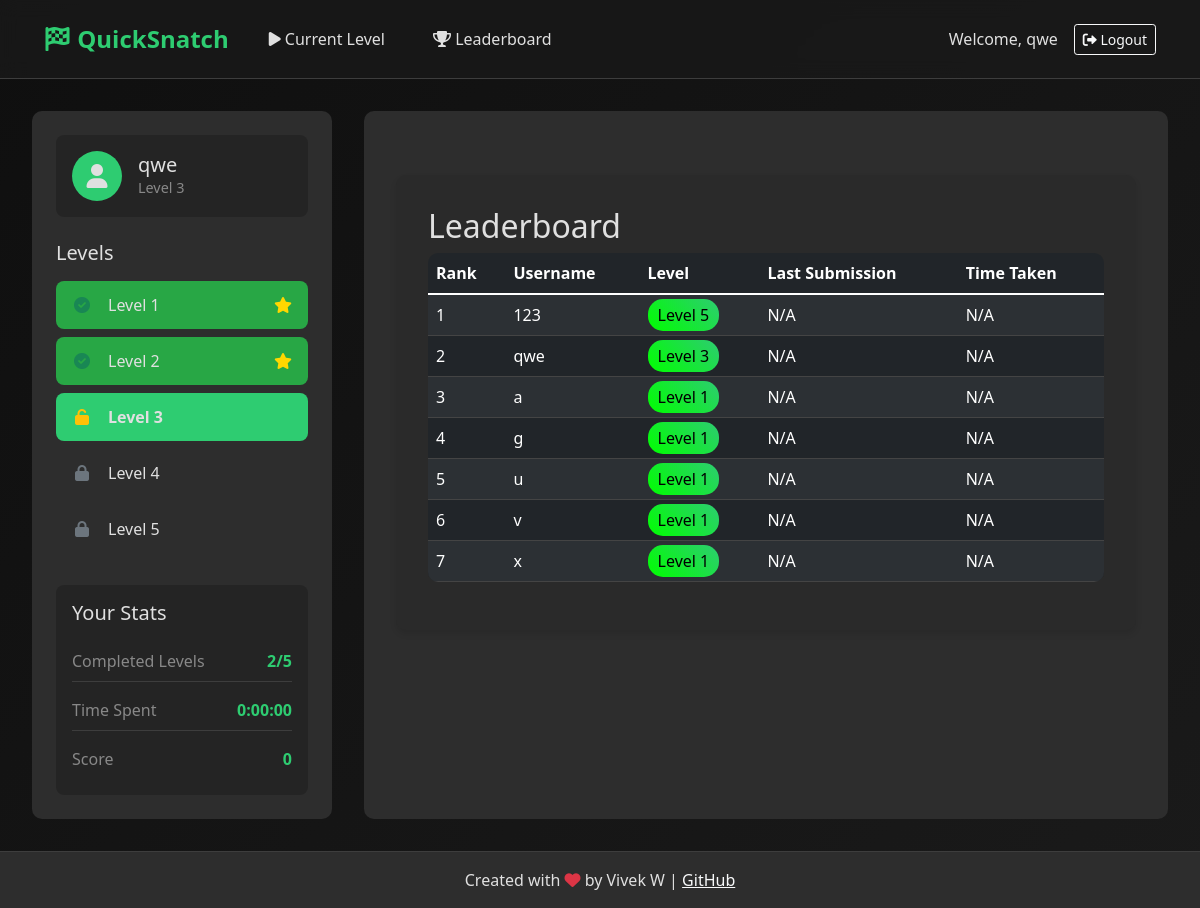
The page /leaderboard (signed in) on the database as committed earlier.
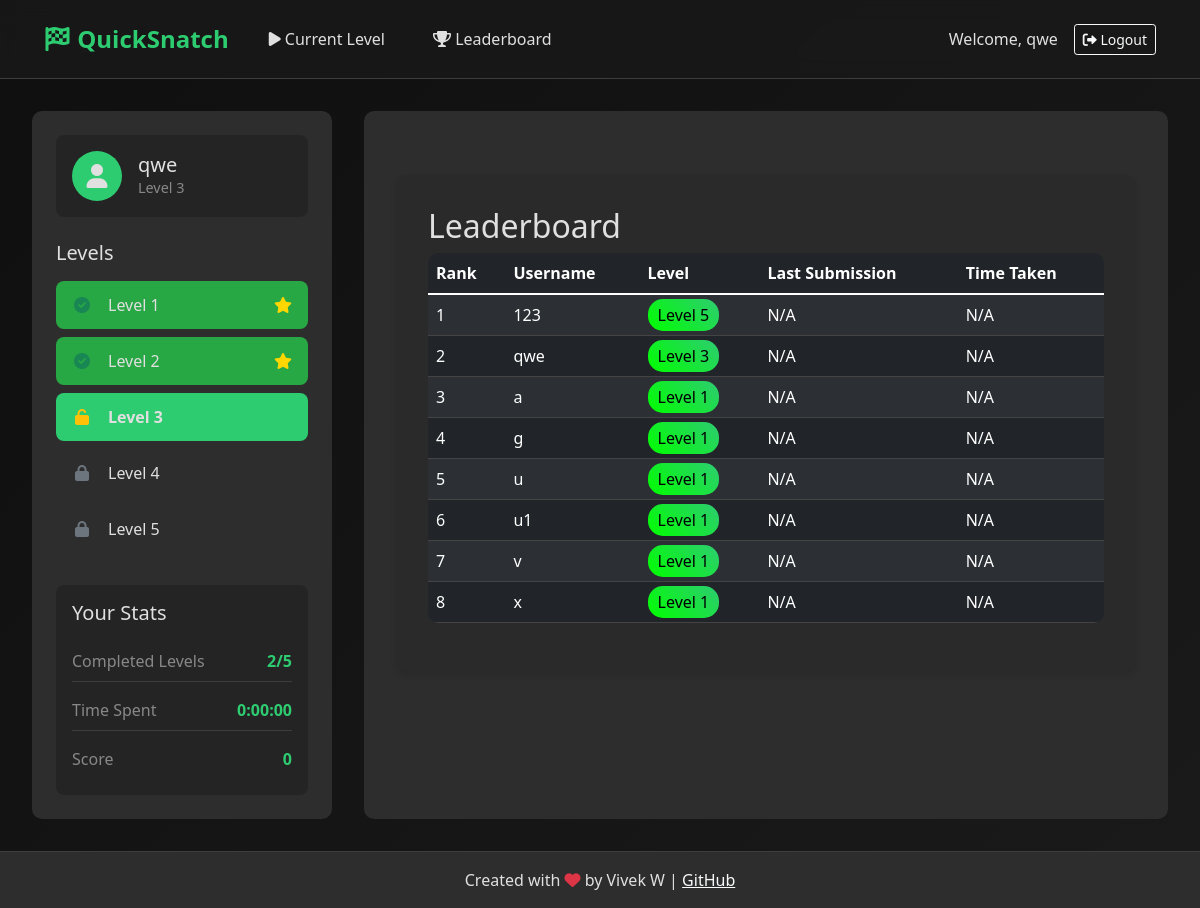
The same page on the database as committed later.
### app.py (models this page shows, shortened)
class User(UserMixin, db.Model):
    id = db.Column(db.Integer, primary_key=True)
    username = db.Column(db.String(80), unique=True, nullable=False)
    password = db.Column(db.String(120), nullable=False)
    current_level = db.Column(db.Integer, default=1)
    start_time = db.Column(db.DateTime, nullable=True)
    last_submission = db.Column(db.DateTime, nullable=True)
    level_times = db.relationship('LevelTime', backref='user', lazy=True)

### app.py (the view)
@app.route('/leaderboard')
@login_required
def leaderboard():
    users = User.query.order_by(User.current_level.desc(), User.username).all()
    return render_template('leaderboard.html', users=users)

### app.py (called while the page is built)
@login_manager.user_loader
def load_user(user_id):
    return User.query.get(int(user_id))

### templates/leaderboard.html
{% extends "base.html" %}
{% block content %}
<div class="challenge-card">
    <h2>Leaderboard</h2>
    <div class="table-responsive">
        <table class="table table-dark table-striped leaderboard-table">
            <thead>
                <tr>
                    <th>Rank</th>
                    <th>Username</th>
                    <th>Level</th>
                    <th>Last Submission</th>
                    <th>Time Taken</th>
                </tr>
            </thead>
            <tbody>
                {% for user in users %}
                <tr>
                    <td>{{ loop.index }}</td>
                    <td>{{ user.username }}</td>
                    <td>
                        <span class="badge-level">Level {{ user.current_level }}</span>
                    </td>
                    <td>{{ user.last_submission.strftime('%Y-%m-%d %H:%M:%S') if user.last_submission else 'N/A' }}</td>
                    <td>
                        {% if user.start_time and user.last_submission %}
                            {{ (user.last_submission - user.start_time).total_seconds()|int // 60 }} minutes
                        {% else %}
                            N/A
                        {% endif %}
                    </td>
                </tr>
                {% endfor %}
            </tbody>
        </table>
    </div>
</div>
{% endblock %}

### templates/base.html (shortened to what this page needs)
<!DOCTYPE html>
<html lang="en">
<head>
    <link href="https://cdn.jsdelivr.net/npm/bootstrap@5.1.3/dist/css/bootstrap.min.css" rel="stylesheet">
    <link href="https://cdnjs.cloudflare.com/ajax/libs/font-awesome/6.0.0/css/all.min.css" rel="stylesheet">
    <link href="{{ url_for('static', filename='css/style.css') }}" rel="stylesheet">
</head>
<body>
    <nav class="navbar navbar-expand-lg">
        <div class="container-fluid">
            <a class="navbar-brand" href="{{ url_for('index') }}"><i class="fas fa-flag-checkered"></i> QuickSnatch</a>
            <div class="collapse navbar-collapse" id="navbarNav">
                <ul class="navbar-nav me-auto">
                    {% if current_user.is_authenticated %}
                    <li class="nav-item">
                        <a class="nav-link" href="{{ url_for('level', level_number=current_user.current_level) }}"><i class="fas fa-play"></i> Current Level</a>
                    </li>
                    <li class="nav-item">
                        <a class="nav-link" href="{{ url_for('leaderboard') }}"><i class="fas fa-trophy"></i> Leaderboard</a>
                    </li>
                    {% endif %}
                </ul>
                <div class="d-flex align-items-center">
                    {% if current_user.is_authenticated %}
                        <span class="me-3">Welcome, {{ current_user.username }}</span>
                        <a href="{{ url_for('logout') }}" class="btn btn-outline-light btn-sm"><i class="fas fa-sign-out-alt"></i> Logout</a>
                    {% else %}
                        <a href="{{ url_for('login') }}" class="btn btn-outline-light btn-sm me-2"><i class="fas fa-sign-in-alt"></i> Login</a>
                        <a href="{{ url_for('register') }}" class="btn btn-primary btn-sm"><i class="fas fa-user-plus"></i> Register</a>
                    {% endif %}
                </div>
            </div>
        </div>
    </nav>
    <div class="main-container">
        {% if current_user.is_authenticated %}
        <div class="sidebar">
            <div class="user-profile">
                <div class="user-avatar">
                    <i class="fas fa-user"></i>
                </div>
                <div class="user-info">
                    <h5>{{ current_user.username }}</h5>
                    <p>Level {{ current_user.current_level }}</p>
                </div>
            </div>
            <h5 class="mb-3">Levels</h5>
            <ul class="level-nav">
                {% for i in range(1, 6) %}
                <li class="level-nav-item">
                    <a href="{{ url_for('level', level_number=i) }}"
                       class="level-nav-link {% if current_user.current_level == i %}active{% endif %} {% if i < current_user.current_level %}completed{% endif %}">
                        <span class="level-icon">
                            {% if i <= current_user.current_level %}
                                {% if i < current_user.current_level %}
                                    <i class="fas fa-check-circle text-success"></i>
                                {% else %}
                                    <i class="fas fa-unlock text-warning"></i>
                                {% endif %}
                            {% else %}
                                <i class="fas fa-lock text-muted"></i>
                            {% endif %}
                        </span>
                        Level {{ i }}
                        {% if i < current_user.current_level %}
                            <span class="completed-badge"><i class="fas fa-star"></i></span>
                        {% endif %}
                    </a>
                </li>
                {% endfor %}
            </ul>
            <div class="stats-section">
                <h5 class="mb-3">Your Stats</h5>
                <div class="stats-item">
                    <span class="stats-label">Completed Levels</span>
                    <span class="stats-value">{{ current_user.current_level - 1 }}/5</span>
                </div>
                <div class="stats-item">
                    <span class="stats-label">Time Spent</span>
                    <span class="stats-value">{{ session.get('time_spent', '0:00:00') }}</span>
                </div>
                <div class="stats-item">
                    <span class="stats-label">Score</span>
                    <span class="stats-value">{{ session.get('score', 0) }}</span>
                </div>
            </div>
        </div>
        {% endif %}
        <div class="main-content {% if not current_user.is_authenticated %}full-width{% endif %}">
            {% block content %}{% endblock %}
        </div>
    </div>
    <footer class="footer">
        <div class="container">
            <p class="mb-0">
                Created with <i class="fas fa-heart text-danger"></i> by Vivek W |
                <a href="https://github.com/NST-SDC" class="text-light" target="_blank">GitHub</a>
            </p>
        </div>
    </footer>
</body>
</html>

### static/css/style.css (style rules this page uses)
:root { --primary-color: #00ff00; --bg-dark: #1a1a1a; --bg-darker: #0f0f0f; --accent-color: #00cc00; --text-color: #ffffff; --card-bg: #2a2a2a; }
body { background: linear-gradient(135deg, var(--bg-darker) 0%, var(--bg-dark) 100%); color: var(--text-color); transition: background-color 0.3s ease; }
.challenge-card { background: var(--card-bg); border-radius: 10px; padding: 2rem; margin: 2rem auto; max-width: 900px; box-shadow: 0 4px 6px rgba(0, 0, 0, 0.1); }
.btn { transition: all 0.3s ease; position: relative; overflow: hidden; }
.navbar { backdrop-filter: blur(10px); background: rgba(26, 26, 26, 0.8) !important; }
.nav-link { position: relative; transition: color 0.3s ease; }
.nav-link::after { content: ''; position: absolute; width: 0; height: 2px; bottom: 0; left: 0; background-color: var(--primary-color); transition: width 0.3s ease; }
.leaderboard-table { background: var(--card-bg); border-radius: 10px; overflow: hidden; color: #fff; }
.leaderboard-table th, .leaderboard-table td { border-color: #444; }
.leaderboard-table tr { transition: background-color 0.3s ease; }
.badge-level { background: linear-gradient(45deg, var(--primary-color), var(--accent-color)); animation: pulse 2s infinite; color: #000; padding: 5px 10px; border-radius: 15px; }

### templates/base.html (style rules this page uses)
:root { --primary-dark: #1a1a1a; --secondary-dark: #2d2d2d; --accent-color: #2ecc71; --text-color: #e0e0e0; --border-color: #3d3d3d; --success-color: #28a745; --success-hover-color: #218838; --gold-color: #ffd700; }
body { background-color: var(--primary-dark); color: var(--text-color); min-height: 100vh; display: flex; flex-direction: column; font-family: 'Segoe UI', system-ui, -apple-system, sans-serif; }
.navbar { background-color: var(--secondary-dark); border-bottom: 1px solid var(--border-color); padding: 1rem 2rem; }
.navbar-brand { color: var(--accent-color) !important; font-size: 1.5rem; font-weight: bold; }
.nav-link { color: var(--text-color) !important; margin: 0 1rem; transition: color 0.3s ease; }
.main-container { flex: 1; display: flex; padding: 1rem; gap: 1rem; max-width: 1800px; margin: 0 auto; width: 100%; flex-direction: column; }
@media (min-width: 992px) { .main-container { flex-direction: row; padding: 2rem; gap: 2rem; } }
.sidebar { width: 100%; background-color: var(--secondary-dark); border-radius: 10px; padding: 1.5rem; height: fit-content; }
@media (min-width: 992px) { .sidebar { width: 300px; } }
.main-content { flex: 1; background-color: var(--secondary-dark); border-radius: 10px; padding: 1.5rem; max-width: 100%; }
@media (min-width: 992px) { .main-content { padding: 2rem; max-width: calc(100% - 300px); } }
.footer { background-color: var(--secondary-dark); border-top: 1px solid var(--border-color); padding: 1rem; text-align: center; }
.user-profile { display: flex; align-items: center; gap: 1rem; padding: 1rem; background: rgba(0, 0, 0, 0.2); border-radius: 8px; margin-bottom: 1.5rem; }
.user-avatar { width: 50px; height: 50px; border-radius: 50%; background: var(--accent-color); display: flex; align-items: center; justify-content: center; font-size: 1.5rem; }
.user-info h5 { margin: 0; color: var(--text-color); }
.user-info p { margin: 0; font-size: 0.9rem; color: #888; }
.level-nav { list-style: none; padding: 0; margin: 0; }
.level-nav-item { margin-bottom: 0.5rem; }
.level-nav-link { display: flex; align-items: center; padding: 0.75rem 1rem; color: var(--text-color); text-decoration: none; border-radius: 8px; transition: all 0.3s ease; background: var(--darker-bg); margin-bottom: 0.5rem; }
.level-nav-link.active { background: var(--accent-color); color: var(--dark-bg); font-weight: bold; }
.level-nav-link.completed { background: var(--success-color); color: var(--dark-bg); }
.level-icon { margin-right: 1rem; width: 20px; text-align: center; }
.completed-badge { margin-left: auto; color: var(--gold-color); }
.stats-section { margin-top: 2rem; padding: 1rem; background: rgba(0, 0, 0, 0.2); border-radius: 8px; }
.stats-item { display: flex; justify-content: space-between; align-items: center; margin-bottom: 0.5rem; padding: 0.5rem 0; border-bottom: 1px solid var(--border-color); }
.stats-item:last-child { border-bottom: none; margin-bottom: 0; }
.stats-label { color: #888; }
.stats-value { color: var(--accent-color); font-weight: bold; }

Rows that differ between the two databases and show on the page:
added User: username "u1", current_level "1", last_submission "N/A"
